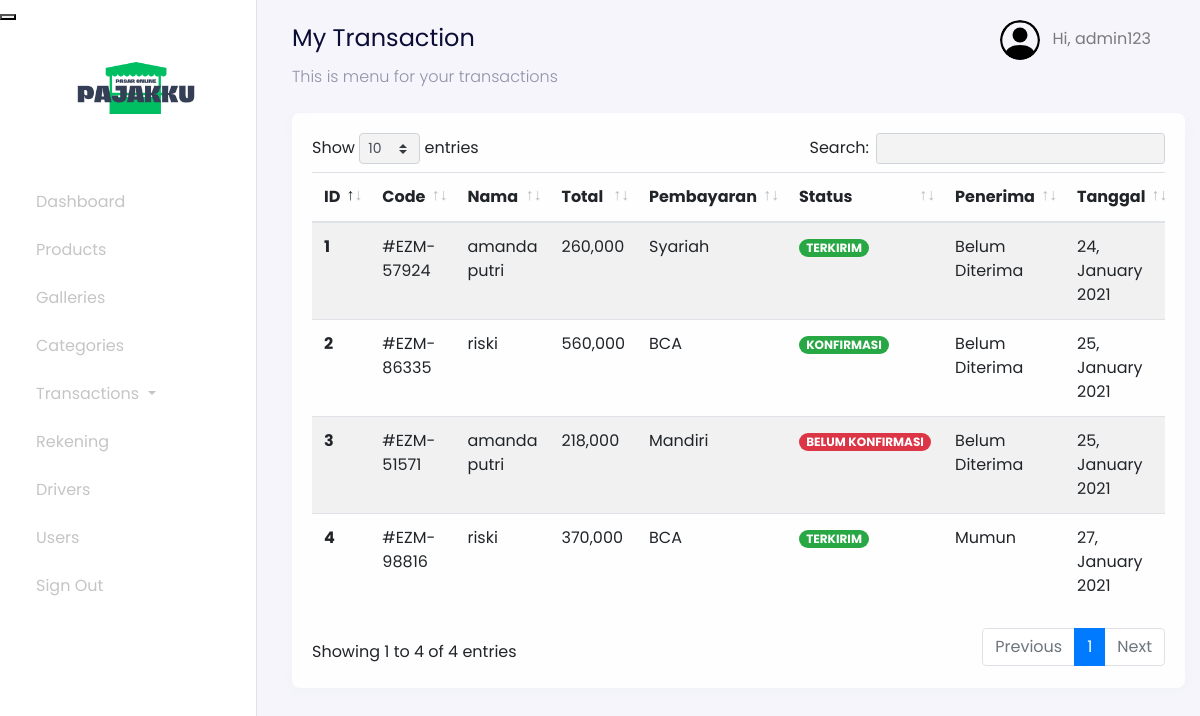
Screenshot of /admin/?page=transactions (signed in) with the database file from the repository.
### tables this page shows
CREATE TABLE `users` (
  `id_user` int NOT NULL,
  `name` varchar(255) NOT NULL,
  `email` varchar(255) NOT NULL,
  `password` varchar(255) NOT NULL,
  `address` text,
  `phone_number` varchar(255) NOT NULL,
  `postal_code` varchar(191) NOT NULL,
  `roles` varchar(255) NOT NULL
);

CREATE TABLE `transactions` (
  `id_transaction` int NOT NULL,
  `user_id` int NOT NULL,
  `total_price` int NOT NULL,
  `city` varchar(255) NOT NULL,
  `rekening_id` int NOT NULL,
  `transaction_status` varchar(255) NOT NULL,
  `weight_total` int NOT NULL,
  `delivered` int NOT NULL,
  `photo_transaction` varchar(255) NOT NULL,
  `code` varchar(255) NOT NULL,
  `receiver` varchar(255) NOT NULL,
  `time_arrived` timestamp NULL DEFAULT NULL,
  `created_at` timestamp NOT NULL DEFAULT CURRENT_TIMESTAMP
);

CREATE TABLE `rekening_numbers` (
  `id_rekening` int NOT NULL,
  `bank_name` varchar(255) NOT NULL,
  `number` varchar(255) NOT NULL,
  `rekening_name` varchar(255) NOT NULL
);

### config/config.php (called while the page is built, shortened)
<?php
$host = 'localhost';
$user = 'root';
$password = '';
$dbname = 'pajakku';
$conn = mysqli_connect($host, $user, $password, $dbname);
function query($query)
{
    global $conn;
    $result = mysqli_query($conn, $query);
    $rows = [];
    while ($row = mysqli_fetch_assoc($result)) {
        $rows[] = $row;
    }
    return $rows;
}
?>

### admin/transaction/dashboard-transactions.php (the view, shortened to what this page needs)
<nav
  class="navbar navbar-expand-lg navbar-light navbar-store fixed-top"
  data-aos="fade-down"
>
  <div class="container-fluid">
    <div class="collpase navbar-collapse" id="navbarResponsive">
      <ul class="navbar-nav d-none d-lg-flex ml-auto">
        <li class="nav-item dropdown">
          <a
            href="#"
            class="nav-link"
            id="navbarDropdown"
            role="button"
            data-toggle="dropdown"
          >
          <img
              src="../assets/images/person-circle.svg"
              alt="profile"
              height="40px"
              class="rounded-circle mr-2 profile-picture"
            />
            <?php
              $id_user = $_SESSION['user'];
              $user = query("SELECT * FROM users WHERE id_user = $id_user")[0];
            ?>
            Hi, <?= $user["name"]; ?>
          </a>
        </li>
      </ul>
    </div>
  </div>
</nav>
<div class="section-content section-dashboard-home" data-aos="fade-up">
  <div class="container-fluid">
    <div class="dashboard-heading">
      <h2 class="dashboard-title">My Transaction</h2>
      <p class="dashboard-subtitle">This is menu for your transactions</p>
    </div>
    <div class="dashboard-content">
      <div class="row mt-4">
        <div class="col-12">
          <div class="card">
            <div class="card-body">
              <div class="row">
                <div class="col-12">
                  <div class="table-responsive">
                    <table class="table table-striped table-hover" id="table">
                      <thead>
                        <tr>
                          <th scope="col">ID</th>
                          <th scope="col">Code</th>
                          <th scope="col">Nama</th>
                          <th scope="col">Total</th>
                          <th scope="col">Pembayaran</th>
                          <th scope="col">Status</th>
                          <th scope="col">Penerima</th>
                          <th scope="col">Tanggal</th>
                        </tr>
                      </thead>
                      <tbody>
                        <?php
                          $no = 1;
                          $query = "SELECT * FROM transactions INNER JOIN users ON transactions.user_id = users.id_user INNER JOIN rekening_numbers ON transactions.rekening_id = rekening_numbers.id_rekening";
                          $transactions = query($query);
                        ?>
                        <?php foreach ($transactions as $transaction) : ?>
                          <tr>
                            <th scope="row"><?= $no; ?></th>
                            <td>#<?= $transaction["code"]; ?></td>
                            <td><?= $transaction["name"]; ?></td>
                            <td><?= number_format($transaction["total_price"]); ?></td>
                            <td><?= $transaction["bank_name"]; ?></td>
                            <td>
                              <?php if ($transaction["transaction_status"] == "BELUM KONFIRMASI") : ?>
                                <span class="badge badge-pill badge-danger"><?= $transaction["transaction_status"]; ?></span>
                              <?php elseif($transaction["transaction_status"] == "TERKONFIRMASI"): ?>
                              <span class="badge badge-pill badge-warning"><?= $transaction["transaction_status"]; ?></span>
                              <?php elseif($transaction["transaction_status"] == "PICKUP") : ?>
                                <span class="badge badge-pill badge-primary"><?= $transaction["transaction_status"]; ?></span>
                              <?php else: ?>
                                <span class="badge badge-pill badge-success"><?= $transaction["transaction_status"]; ?></span>
                              <?php endif; ?>
                            </td>
                            <?php if (isset($transaction["receiver"])) : ?>
                              <td><?= $transaction["receiver"] ? $transaction['receiver'] : 'Belum Diterima'; ?></td>
                            <?php endif;?>
                            <?php
                              $tanggal = $transaction["created_at"];
                            ?>
                            <td><?= date('d, F Y', strtotime($tanggal)); ?></td>
                          </tr>
                        <?php $no++ ?>
                        <?php endforeach;?>
                      </tbody>
                    </table>
                  </div>
                </div>
              </div>
            </div>
          </div>
        </div>
      </div>
    </div>
  </div>
</div>

### rows the page displays
users: name "admin123"
transactions: code "EZM-57924", user.name "amanda putri", total_price "260,000", rekening_numbers.bank_name "Syariah", transaction_status "TERKIRIM", receiver "Belum Diterima", created_at "24, January 2021"
transactions: code "EZM-86335", user.name "riski", total_price "560,000", rekening_numbers.bank_name "BCA", transaction_status "KONFIRMASI", receiver "Belum Diterima", created_at "25, January 2021"
transactions: code "EZM-51571", user.name "amanda putri", total_price "218,000", rekening_numbers.bank_name "Mandiri", transaction_status "BELUM KONFIRMASI", receiver "Belum Diterima", created_at "25, January 2021"
transactions: code "EZM-98816", user.name "riski", total_price "370,000", rekening_numbers.bank_name "BCA", transaction_status "TERKIRIM", receiver "Mumun", created_at "27, January 2021"
